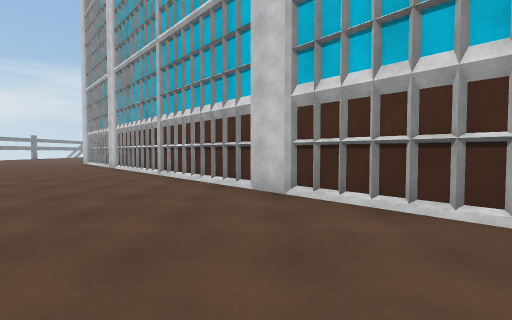
view 1 (above)

17 first-person views from a walk through a 3-D level made in the Unity game engine. The camera is 1.3 m above the floor, tilts 2° down and sees 90° across. The floor is counted in squares, 2 m on a side. Each view is taken from the middle of a square. On the plan, view 1 faces up. The plan holds only what a view shows up to about 9 squares ahead; the rest is blank. The place goes on beyond the plan. The player is left out. Surface patterns are stand-ins for the level's own textures.

view 2
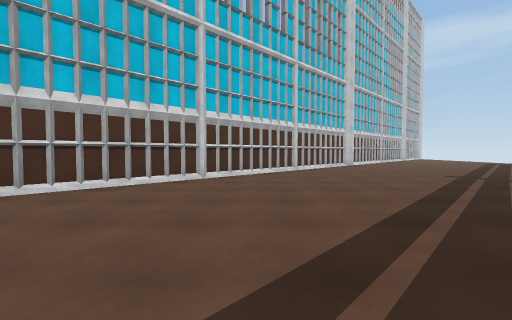

view 3
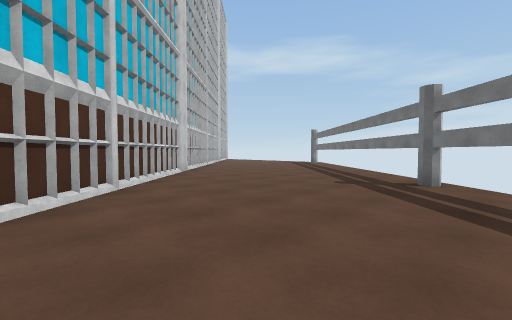

view 4
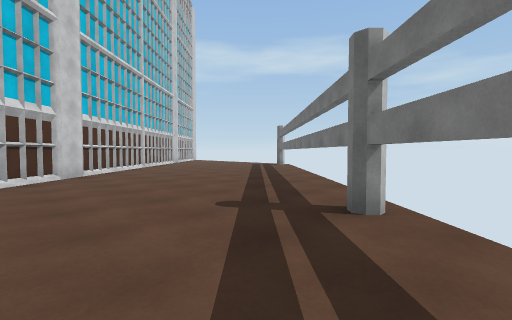

view 5
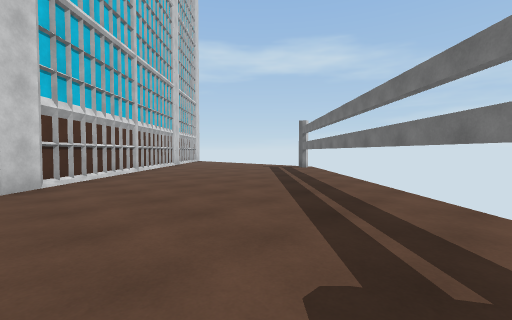

view 6
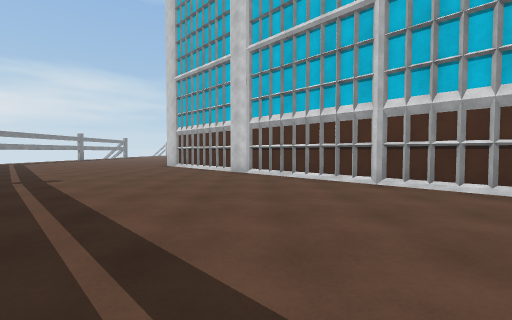

view 7
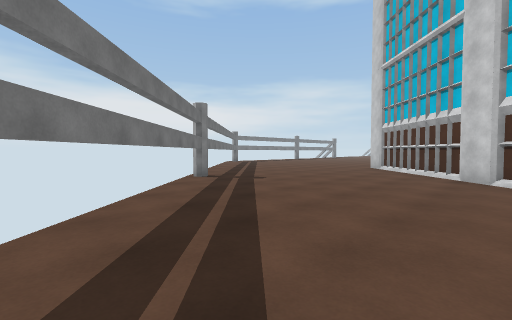

view 8
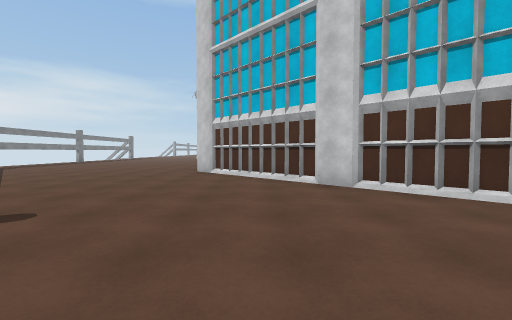

view 9
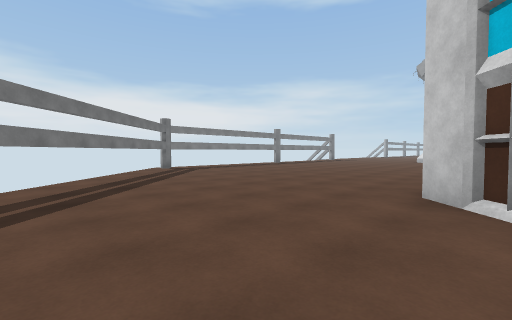

view 10
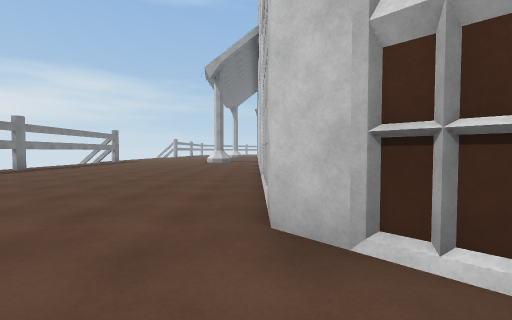

view 11
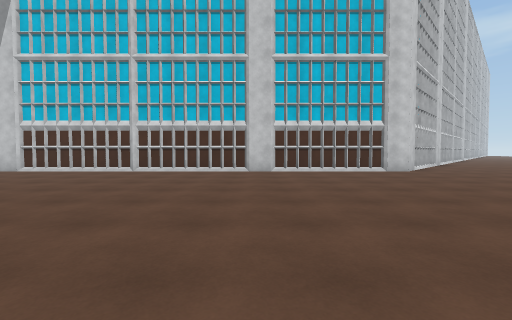

view 12
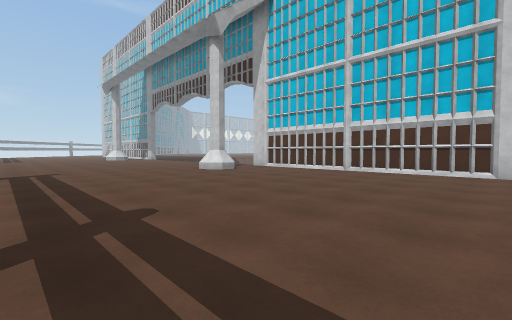

view 13
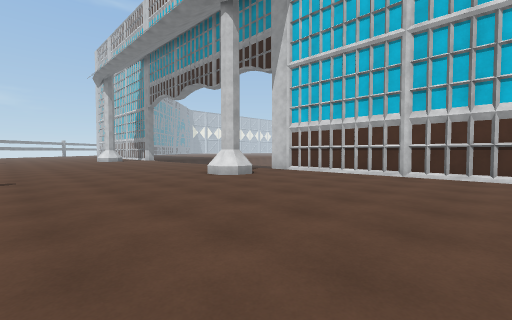

view 14
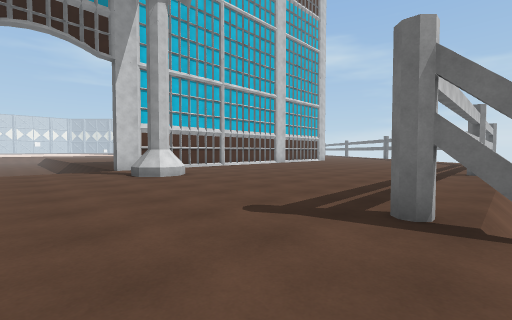

view 15
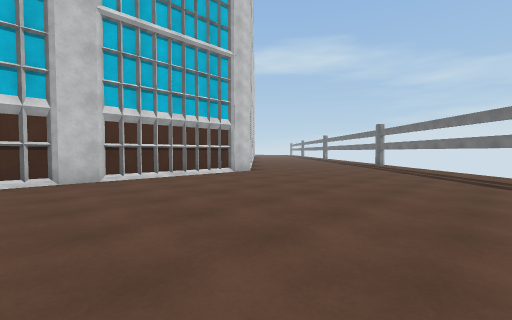

view 16
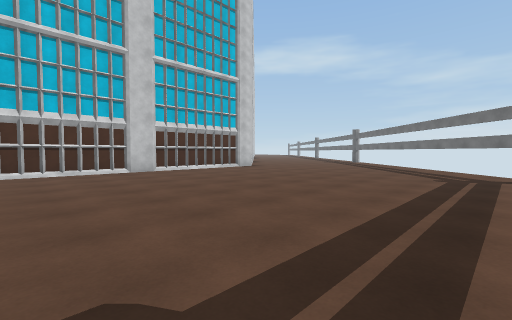

view 17
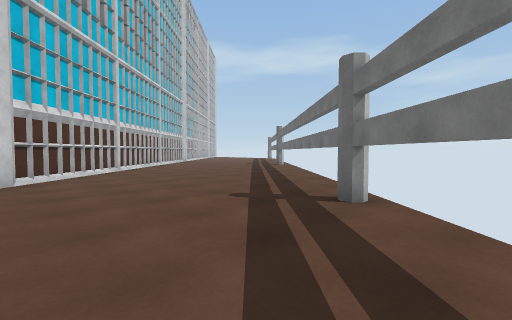

### Floor plan
Points are (right, up) in squares from view 1. A wall is a line through its corners. A room is listed if a view was taken in it or the views show most of it. See-through windows are left out.
Room 1 (views 1, 2, 3, 4, 5, 6, 7, 8, 9, 10, 11, 12, 13, 14, 15, 16, 17)
walls: (-4.5, 8.6) (-4.4, 9.1); (-10.7, 6.8) (-0.5, -3.1); (-17, 13.2) (-11.1, 7.2); (-9, 20.7) (-8.5, 21); (-17.2, 20.1) (-17.2, 19.2); (-10.9, 25.3) (-11.2, 25.3); (-11.7, 25.8) (-11.2, 26.3); (-11.7, 25.8) (-11.7, 26.2); (-11.5, 26.4) (-10.9, 26.4); (1, -4.5) (5, -8.4); (-18, 26.2) (-17.2, 26.2); (12, -7.6) (-8.8, 13.2) (-8.8, 26.4)
low walls: (-11.2, 25.3) (-11.7, 25.8); (-11.7, 26.2) (-11.5, 26.4)
ways out: opening at (-9.7, 28); gap at (-18, 26)

Where each view was taken, in squares from view 1:
view 1: 0 up, 0 right, facing up
view 2: 0 up, 3 left, facing right
view 3: 0 up, 1 right, facing down-right
view 4: 3 down, 1 right, facing down-right
view 5: 4 down, 3 right, facing down-right
view 6: 2 up, 5 left, facing up
view 7: 3 up, 5 left, facing up-left
view 8: 5 up, 7 left, facing up
view 9: 9 up, 8 left, facing up-left
view 10: 11 up, 9 left, facing up
view 11: 18 up, 17 left, facing right
view 12: 18 up, 17 left, facing up-right
view 13: 20 up, 16 left, facing up-right
view 14: 29 up, 18 left, facing down-right
view 15: 19 up, 15 left, facing down-right
view 16: 21 up, 17 left, facing down-right
view 17: 4 up, 6 left, facing down-right
